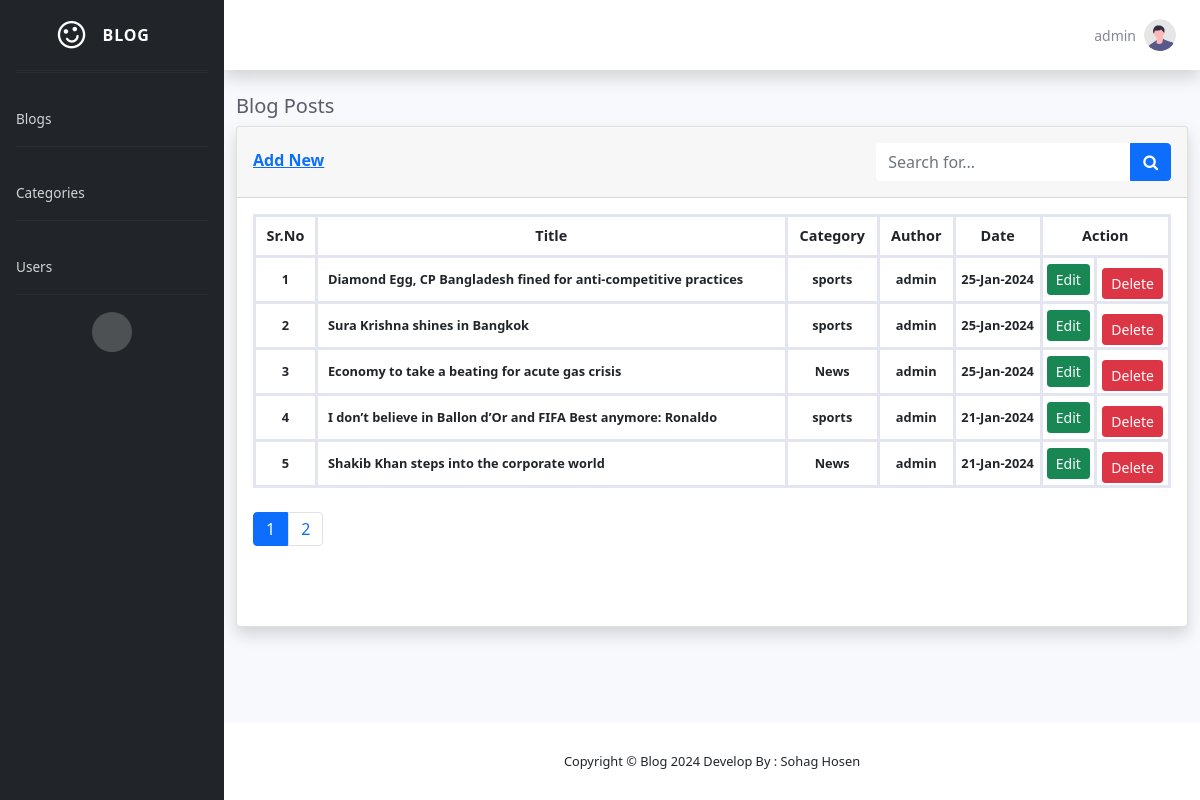
The page /admin/index.php (signed in) on the database its author committed.
### tables this page shows
CREATE TABLE `blog` (
  `blog_id` int(11) NOT NULL,
  `blog_title` varchar(255) NOT NULL,
  `blog_body` longtext NOT NULL,
  `blog_img` varchar(255) NOT NULL,
  `category` int(11) NOT NULL,
  `author_id` int(11) NOT NULL,
  `publish_date` timestamp NOT NULL DEFAULT current_timestamp()
);

CREATE TABLE `categories` (
  `cat_id` int(11) NOT NULL,
  `cat_name` varchar(255) NOT NULL
);

CREATE TABLE `user` (
  `user_id` int(11) NOT NULL,
  `username` varchar(100) NOT NULL,
  `email` varchar(255) NOT NULL,
  `password` varchar(255) NOT NULL,
  `user_role` int(11) NOT NULL
);

### admin/index.php (the view, shortened to what this page needs)
<?php include 'header.php';
if (isset($_SESSION['user_data'])) {
   $userID = $_SESSION['user_data']['0'];
}
if (!isset($_GET['page'])){
   $page = 1;
}else{
   $page = $_GET['page'];
}
$limit = 5;
$offset = ($page-1)*$limit;
?>
   <div class="container-fluid" id="adminPage">
      <h5 class="mb-2 text-gray-800">Blog Posts</h5>
      <div class="card shadow">
         <div class="card-header py-3 d-flex justify-content-between">
            <div>
               <a href="add_blog.php">
                  <h6 class="font-weight-bold text-primary mt-2">Add New</h6>
               </a>
            </div>
            <div>
               <form class="navbar-search">
                  <div class="input-group">
                     <input type="text" class="form-control bg-white border-0 small" placeholder="Search for...">
                     <div class="input-group-append">
                        <button class="btn btn-primary" type="button"> <i class="fa fa-search"></i> </button>
                     </div>
                  </div>
               </form>
            </div>
         </div>
         <div class="card-body">
            <div class="table-responsive">
               <table class="table table-bordered" id="dataTable" width="100%" cellspacing="0">
                  <thead>
                     <tr>
                        <th>Sr.No</th>
                        <th>Title</th>
                        <th>Category</th>
                        <th>Author</th>
                        <th>Date</th>
                        <th colspan="2">Action</th>
                     </tr>
                  </thead>
                  <tbody>
                     <?php
                        $sql = "SELECT * FROM blog LEFT JOIN categories ON blog.category=categories.cat_id LEFT JOIN user ON blog.author_id=user.user_id WHERE user_id='$userID' ORDER BY blog.publish_date DESC limit $offset,$limit";
                        $query = mysqli_query($con, $sql);
                        $rows = mysqli_num_rows($query);
                        if ($rows) {
                           while ($result = mysqli_fetch_assoc($query)) {
                              ?>
                              <tr>
                                 <td><?= ++$offset ?></td>
                                 <td><?= $result['blog_title'] ?></td>
                                 <td><?= $result['cat_name'] ?></td>
                                 <td><?= $result['username'] ?></td>
                                 <td><?= date('d-M-Y', strtotime($result['publish_date'])) ?></td>
                                 <td><a href="edit_blog.php?id=<?= $result['blog_id'] ?>" class="btn btn-sm btn-success">Edit</a></td>
                                 <td>
                                    <form class="mt-2" method="POST" onsubmit=" return confirm('Are you sure you want to delete?')">
                                       <input type="submit" name="delete_blog" value="Delete" class="btn btn-sm btn-danger">
                                    </form>
                                 </td>
                              </tr>
                              <?php
                           }
                        }else{
                           ?>
                           <tr>
                              <td colspan="7">No Record Found!!</td>
                           </tr>
                           <?php
                        }
                     ?>
                  </tbody>
               </table>
               <?php
               $pagination = "SELECT * FROM blog WHERE author_id='$userID'";
               $run_q = mysqli_query($con, $pagination);
               $total_post = mysqli_num_rows($run_q);
               $pages = ceil($total_post / $limit);
               if($total_post > $limit) {
               ?>
               <ul class="pagination pt-2 pb-5">
                  <?php for ($i=1; $i <= $pages; $i++) { ?>
                  <li class="page-item <?= ($i == $page) ? $active='active':'';?>">
                     <a href="index.php?page=<?= $i ?>" class="page-link"><?= $i ?></a>
                  </li>
                  <?php } ?>
               </ul>
            <?php } ?>
            </div>
         </div>
      </div>
   </div>
</div>
<?php include 'footer.php';
?>

### rows shown on the page
blog: blog_title "Diamond Egg, CP Bangladesh fined for anti-competitive practices", categories.cat_name "sports", author.username "admin", publish_date "25-Jan-2024"
blog: blog_title "Sura Krishna shines in Bangkok", categories.cat_name "sports", author.username "admin", publish_date "25-Jan-2024"
blog: blog_title "Economy to take a beating for acute gas crisis", categories.cat_name "News", author.username "admin", publish_date "25-Jan-2024"
blog: blog_title "I don’t believe in Ballon d’Or and FIFA Best anymore: Ronaldo", categories.cat_name "sports", author.username "admin", publish_date "21-Jan-2024"
blog: blog_title "Shakib Khan steps into the corporate world", categories.cat_name "News", author.username "admin", publish_date "21-Jan-2024"

### other values the page prints
$user_data "admin"
